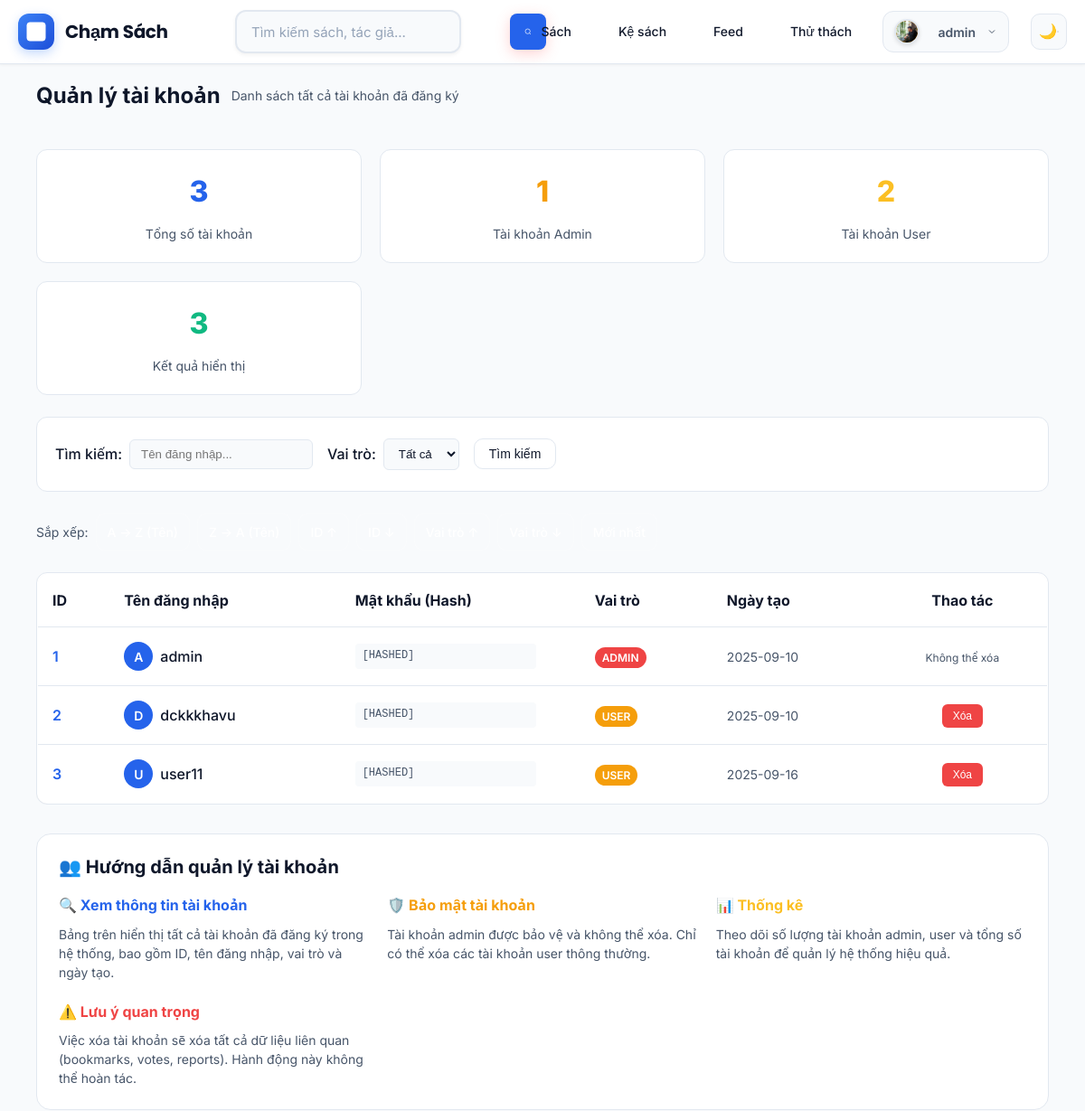
The app's page /admin/users?q=&role=&sort=username_asc (signed in, upper part), older data.
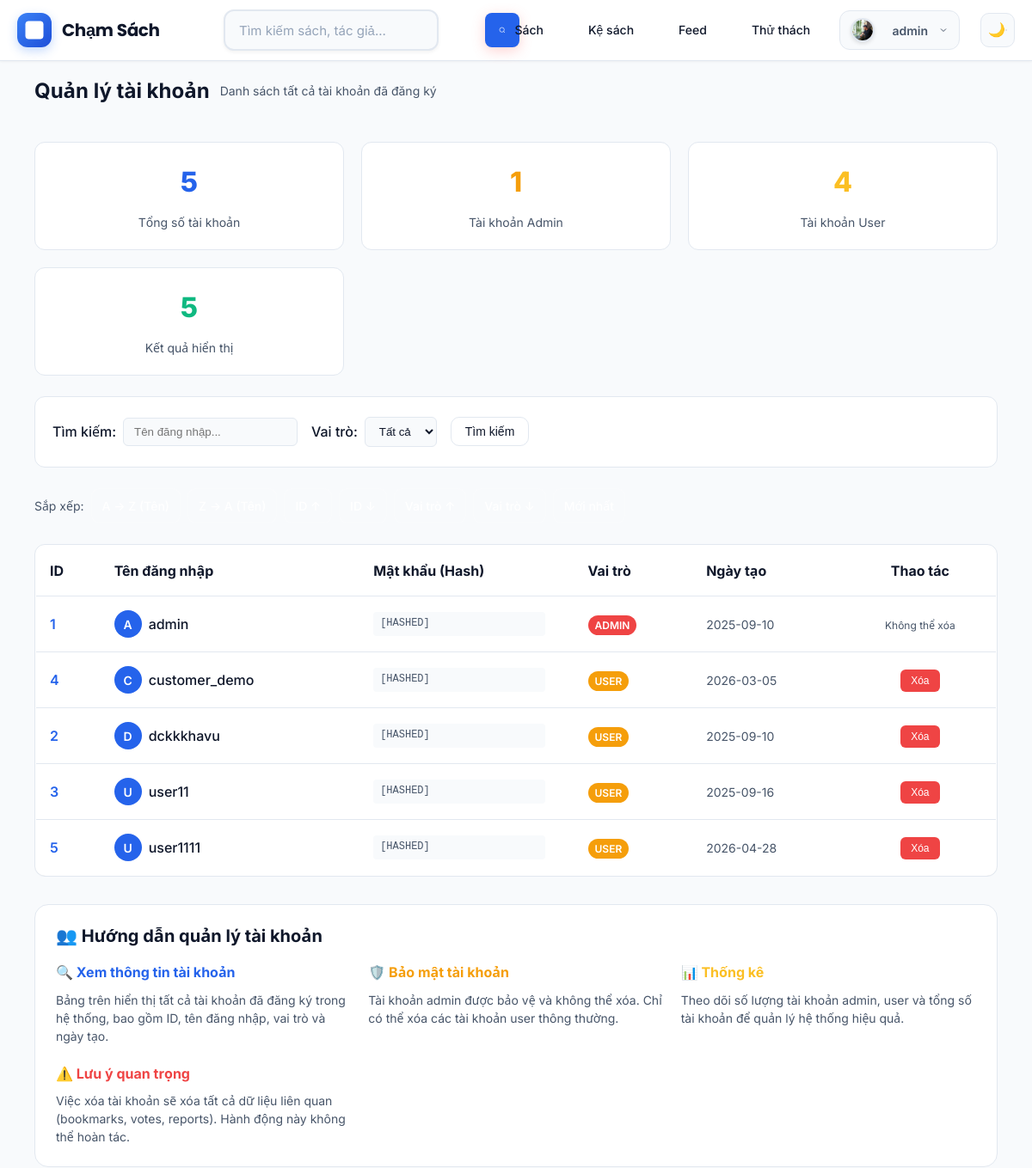
The same page, newer data.
### models.py (models this page shows)
class User(db.Model):
    __tablename__ = "users"
    id = db.Column(db.Integer, primary_key=True)
    username = db.Column(db.String(150), unique=True, nullable=False, index=True)
    email = db.Column(db.String(255), unique=True)
    password_hash = db.Column(db.String(255), nullable=False)
    role = db.Column(db.String(20), nullable=False, default="user", index=True)
    created_at = db.Column(db.DateTime, nullable=False, default=datetime.utcnow)
    orders = db.relationship("Order", back_populates="user", lazy="selectin")

### app.py (the view)
    @app.route("/admin/users")
    @admin_required
    def admin_users():
        db = get_db()
        q = (request.args.get("q") or "").strip()
        role_filter = (request.args.get("role") or "").strip()
        sort = request.args.get("sort") or "created_desc"
        where = []
        params = []
        if q:
            where.append("(username LIKE ?)")
            params.append(f"%{q}%")
        if role_filter:
            where.append("(role = ?)")
            params.append(role_filter)
        where_sql = (" WHERE " + " AND ".join(where)) if where else ""
        if sort == "username_asc":
            order_sql = " ORDER BY username COLLATE NOCASE ASC"
        elif sort == "username_desc":
            order_sql = " ORDER BY username COLLATE NOCASE DESC"
        elif sort == "id_asc":
            order_sql = " ORDER BY id ASC"
        elif sort == "id_desc":
            order_sql = " ORDER BY id DESC"
        elif sort == "role_asc":
            order_sql = " ORDER BY role ASC"
        elif sort == "role_desc":
            order_sql = " ORDER BY role DESC"
        else:
            order_sql = " ORDER BY created_at DESC"
        users = db.execute(
            f"SELECT id, username, password_hash, role, created_at FROM users{where_sql}{order_sql}",
            params
        ).fetchall()
        users = [SimpleNamespace(**dict(r)) for r in users]
        total_users = db.execute("SELECT COUNT(1) FROM users").fetchone()[0]
        admin_count = db.execute("SELECT COUNT(1) FROM users WHERE role='admin'").fetchone()[0]
        user_count = db.execute("SELECT COUNT(1) FROM users WHERE role='user'").fetchone()[0]
        return render_template("admin_users.html",
                             users=users,
                             q=q,
                             role_filter=role_filter,
                             sort=sort,
                             total_users=total_users,
                             admin_count=admin_count,
                             user_count=user_count)

### templates/admin_users.html (shortened to what the changed rows need)
{% extends 'base.html' %}
{% block content %}
<div class="admin-header">
  <h2>Quản lý tài khoản</h2>
</div>
<div class="admin-stats" style="display: grid; grid-template-columns: repeat(auto-fit, minmax(280px, 1fr)); gap: 20px; margin: 24px 0;">
  <div class="stat-card" style="background: var(--panel); border: 1px solid var(--border); border-radius: 12px; padding: 20px; text-align: center;">
    <div style="font-size: 32px; font-weight: 800; color: var(--primary); margin-bottom: 8px;">{{ total_users }}</div>
    <div style="color: var(--muted); font-size: 14px;">Tổng số tài khoản</div>
  </div>
  <div class="stat-card" style="background: var(--panel); border: 1px solid var(--border); border-radius: 12px; padding: 20px; text-align: center;">
    <div style="font-size: 32px; font-weight: 800; color: #fbbf24; margin-bottom: 8px;">{{ user_count }}</div>
    <div style="color: var(--muted); font-size: 14px;">Tài khoản User</div>
  </div>
  <div class="stat-card" style="background: var(--panel); border: 1px solid var(--border); border-radius: 12px; padding: 20px; text-align: center;">
    <div style="font-size: 32px; font-weight: 800; color: #10b981; margin-bottom: 8px;">{{ users|length }}</div>
    <div style="color: var(--muted); font-size: 14px;">Kết quả hiển thị</div>
  </div>
</div>
<div class="table-container" style="background: var(--panel); border: 1px solid var(--border); border-radius: 12px; overflow: hidden; margin: 24px 0;">
  <table class="table" style="margin: 0;">
    <thead style="background: var(--bg-secondary);">
      <tr>
        <th style="padding: 16px; border-bottom: 1px solid var(--border);">ID</th>
        <th style="padding: 16px; border-bottom: 1px solid var(--border);">Tên đăng nhập</th>
        <th style="padding: 16px; border-bottom: 1px solid var(--border);">Mật khẩu (Hash)</th>
        <th style="padding: 16px; border-bottom: 1px solid var(--border);">Vai trò</th>
        <th style="padding: 16px; border-bottom: 1px solid var(--border);">Ngày tạo</th>
        <th style="padding: 16px; border-bottom: 1px solid var(--border); text-align: center;">Thao tác</th>
      </tr>
    </thead>
    <tbody>
      {% for user in users %}
      <tr style="border-bottom: 1px solid var(--border);">
        <td style="padding: 16px; font-weight: 600; color: var(--primary);">{{ user.id }}</td>
        <td style="padding: 16px;">
          <div style="display: flex; align-items: center; gap: 8px;">
            <div style="width: 32px; height: 32px; border-radius: 50%; background: var(--primary); display: flex; align-items: center; justify-content: center; color: white; font-weight: 600; font-size: 14px;">
              {{ user.username[0].upper() }}
            </div>
            <span style="font-weight: 500;">{{ user.username }}</span>
          </div>
        </td>
        <td style="padding: 16px;">
          <div style="max-width: 200px; overflow: hidden; text-overflow: ellipsis; white-space: nowrap; font-family: monospace; font-size: 12px; color: var(--muted); background: var(--bg-secondary); padding: 4px 8px; border-radius: 4px;" title="Password hash (hidden for security)">
            [HASHED]
          </div>
        </td>
        <td style="padding: 16px;">
          {% if user.role == 'admin' %}
            <span style="background: #ef4444; color: white; padding: 4px 8px; border-radius: 12px; font-size: 12px; font-weight: 600;">ADMIN</span>
          {% else %}
            <span style="background: var(--accent); color: white; padding: 4px 8px; border-radius: 12px; font-size: 12px; font-weight: 600;">USER</span>
          {% endif %}
        </td>
        <td style="padding: 16px; color: var(--muted); font-size: 14px;">
          {{ user.created_at.split(' ')[0] if user.created_at else 'N/A' }}
        </td>
        <td style="padding: 16px; text-align: center;">
          {% if user.role != 'admin' %}
            <form method="post" action="{{ url_for('admin_users_delete', user_id=user.id) }}" onsubmit="return confirm('Bạn có chắc chắn muốn xóa tài khoản {{ user.username }}? Hành động này không thể hoàn tác.')" style="display: inline;">
              <button class="btn secondary" type="submit" style="background: #ef4444; color: white; border: none; padding: 6px 12px; border-radius: 6px; font-size: 12px; cursor: pointer;">
                Xóa
              </button>
            </form>
          {% else %}
            <span style="color: var(--muted); font-size: 12px;">Không thể xóa</span>
          {% endif %}
        </td>
      </tr>
      {% endfor %}
    </tbody>
  </table>
</div>
{% endblock %}

Row changes from the older to the newer data that the page shows:
added User: username "C", username "customer_demo", created_at "2026-03-05"
added User: username "U", username "user1111", created_at "2026-04-28"
Text that changed along with them:
{{ total_users }}: "3" → "5"
{{ user_count }}: "2" → "4"
{{ users|length }}: "3" → "5"
new list line: "4 [HASHED] USER Xóa"
new list line: "5 [HASHED] USER Xóa"
